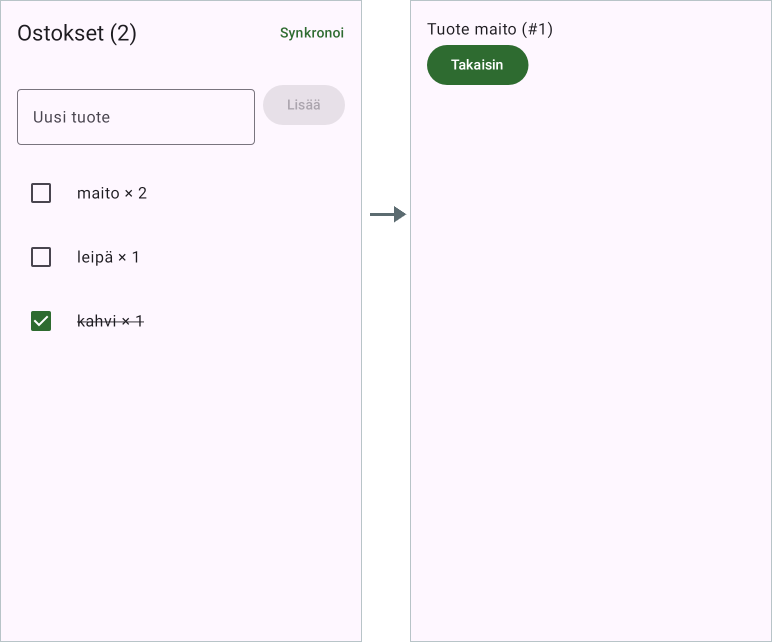
#> input picture android-sovellukset/kuvat/navigointi.png, 1544 x 1284 px, given in place of lista.png, which was not available (shown at 1/2 size)
$ python piirra.py
#> lines starting #> are read from the running program, lines starting #| are printed output that depends on the picture
"""Kokoaa tutoriaalin kuvat testien tuottamista kuvakaappauksista.

Kuvakaappaukset tekee KuvakaappausTest (Robolectric + Roborazzi)
hakemistoon esimerkit/app/build/kuvat; tämä skripti kehystää ne ja
yhdistää parit rinnakkain. Aja: make kuvat (paketin juuressa).
"""

from pathlib import Path

from PIL import Image, ImageDraw

JUURI = Path(__file__).resolve().parent
LAHDE = JUURI.parent / "esimerkit" / "app" / "build" / "kuvat"
KEHYS = (184, 196, 200)
NUOLI = (91, 107, 112)
VALI = 96


def ruutu(nimi: str) -> Image.Image:
    """Kuvakaappaus ohuella kehyksellä, jotta vaalea tausta erottuu."""
#> called with nimi = 'lista'
    kuva = Image.open(LAHDE / f"{nimi}.png").convert("RGB")
#> kuva is the input picture: PIL image 1544x1284 RGB; mean R, G, B 250.6, 244.7, 251.7
    kehystetty = Image.new("RGB", (kuva.width + 4, kuva.height + 4), KEHYS)
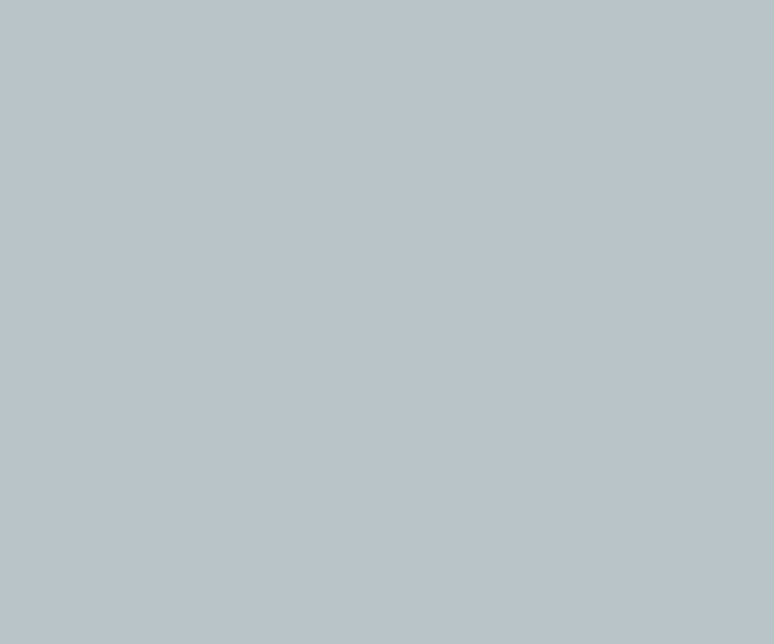
#> kehystetty: PIL image 1548x1288 RGB (shown at 1/2 size); mean R, G, B 184, 196, 200
    kehystetty.paste(kuva, (2, 2))
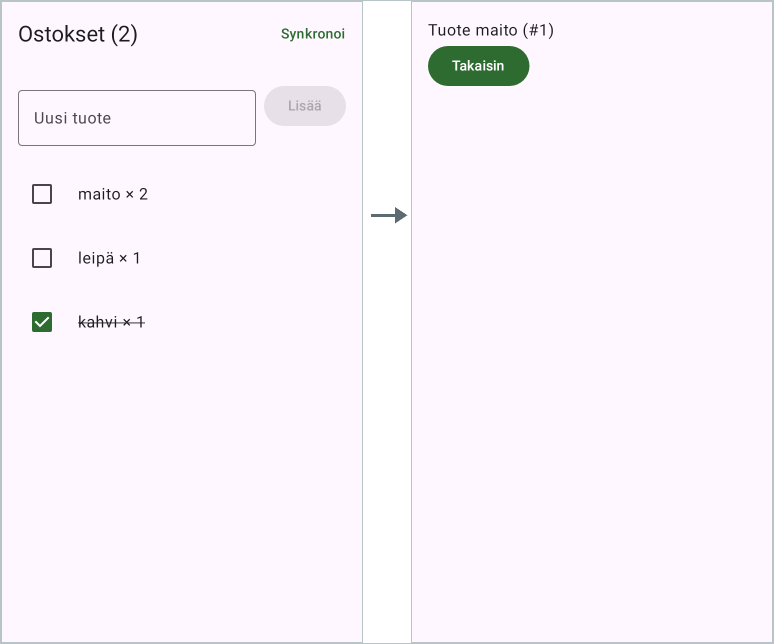
#> kehystetty: PIL image 1548x1288 RGB (shown at 1/2 size); mean R, G, B 250.2, 244.5, 251.4
    return kehystetty


def rinnakkain(vasen: Image.Image, oikea: Image.Image,
               nuoli: bool = False) -> Image.Image:
    korkeus = max(vasen.height, oikea.height)
    kuva = Image.new("RGB", (vasen.width + VALI + oikea.width, korkeus),
                     "white")
    kuva.paste(vasen, (0, 0))
    kuva.paste(oikea, (vasen.width + VALI, 0))
    if nuoli:
        piirto = ImageDraw.Draw(kuva)
        y = korkeus // 3
        x0, x1 = vasen.width + 16, vasen.width + VALI - 16
        piirto.line([(x0, y), (x1, y)], fill=NUOLI, width=6)
        piirto.polygon([(x1 + 8, y), (x1 - 16, y - 16), (x1 - 16, y + 16)],
                       fill=NUOLI)
    return kuva


def main() -> None:
    ruutu("lista").save(JUURI / "lista.png", optimize=True)
    ruutu("lista-viesti").save(JUURI / "viesti.png", optimize=True)
#> call 2 of ruutu, with nimi = 'lista-viesti'
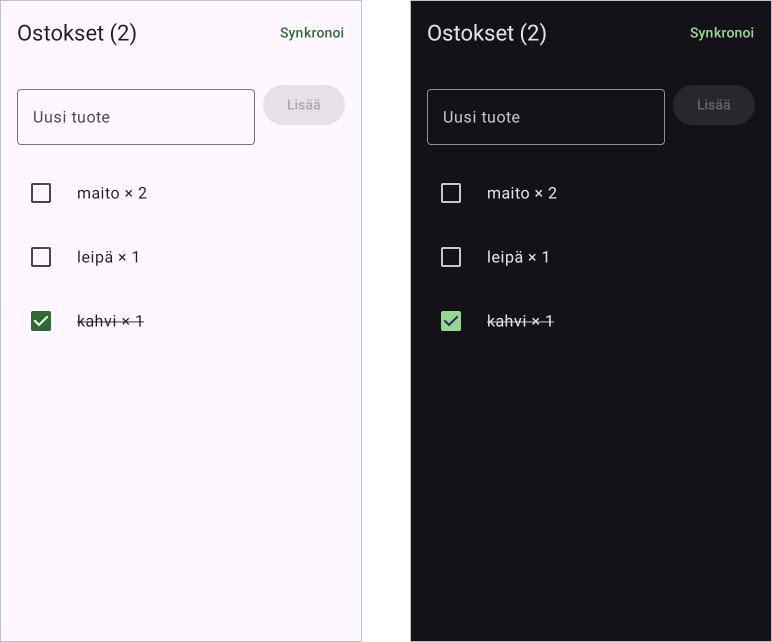
#> input picture android-sovellukset/kuvat/teemat.png, 1544 x 1284 px, given in place of lista-viesti.png, which was not available (shown at 1/2 size)
#> in ruutu, kuva is the input picture: PIL image 1544x1284 RGB; mean R, G, B 144.6, 140.7, 147.1
#> in ruutu (call 2), `kehystetty.paste(kuva, (2, 2))`:
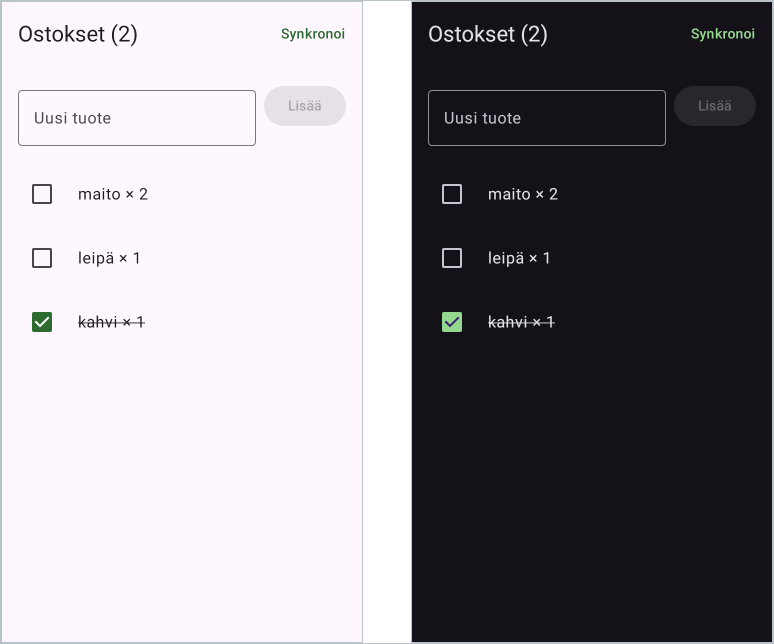
#> kehystetty: PIL image 1548x1288 RGB (shown at 1/2 size); mean R, G, B 144.8, 141, 147.4
    ruutu("maaravalitsin").save(JUURI / "maaravalitsin.png", optimize=True)
    rinnakkain(ruutu("lista"), ruutu("lista-tumma")).save(
        JUURI / "teemat.png", optimize=True)
    rinnakkain(ruutu("lista"), ruutu("tuote"), nuoli=True).save(
        JUURI / "navigointi.png", optimize=True)
    for tiedosto in sorted(JUURI.glob("*.png")):
        print(f"{tiedosto.name}: {tiedosto.stat().st_size // 1024} kt")


if __name__ == "__main__":
#> (the run stopped early here; a loop or call above may not have finished)
